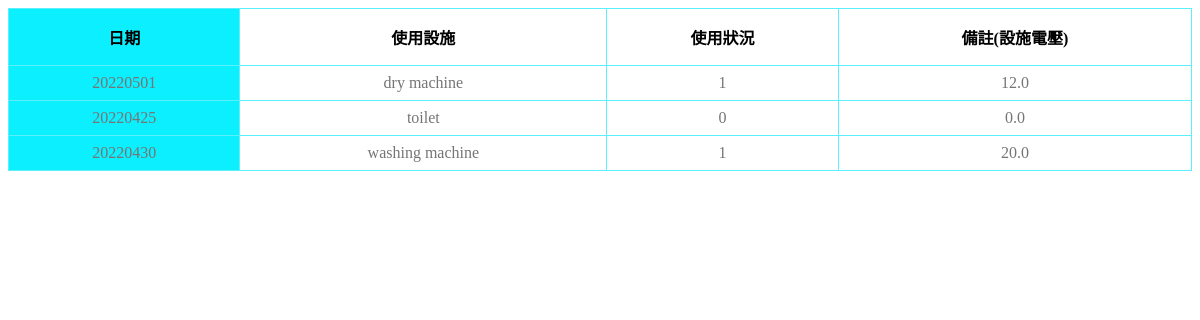
The app's page /dorm/info/, older data.
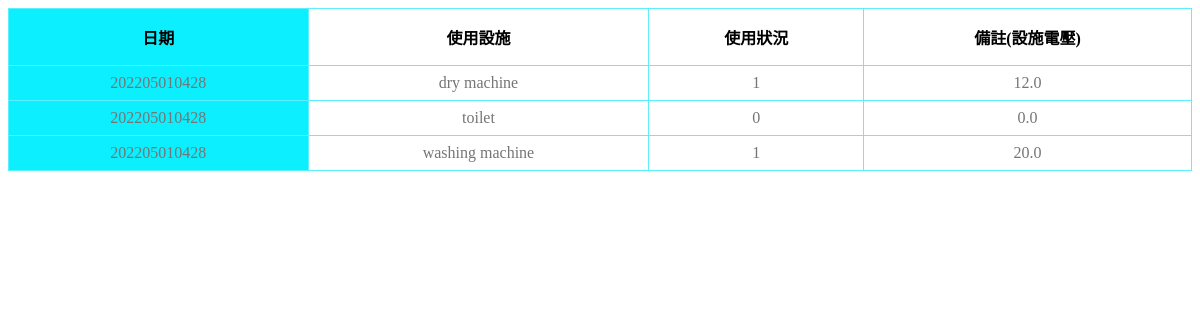
The same page, newer data.
### dorm/models.py (models this page shows, shortened)
class facilities(models.Model):
	Date = models.IntegerField()
	facilities_name = models.CharField(max_length = 20)
	facilities_info = models.CharField(max_length = 10)
	facilities_voltage = models.FloatField()

### dorm/views.py (the view)
# urls.py: path('info/', views.get, name='dorm'),
def get(request):
    context = facilities.objects.all()
    return render(request,"dorm.html",{"context":context})

### dorm/templates/dorm.html (shortened to what this page needs)
<!DOCTYPE html>
<html lang="en">
<head>
    {% load static %}
    <link rel="stylesheet" href="{% static 'css/dorm.css' %}">
</head>
<body>
    {% load static %}
    <table>
        <thead>
            <tr>
                <th class="date">日期</th>
                <th class="facilities name">使用設施</th>
                <th class="facilities info">使用狀況</th>
                <th class="facilities voltage">備註(設施電壓)</th>
            </tr>
        </thead>
        <tbody>
            {% for data in context%}
                <tr>
                    <td class='date'>{{ data.Date }}</td>
                    <td class='facilities name'>{{ data.facilities_name }}</td>
                    <td class='facilities info'>{{ data.facilities_info }}</td>
                    <td class='facilities voltage'>{{ data.facilities_voltage }}</td>
                </tr>
            {% endfor%}
        </tbody>
    </table>
</body>
</html>

### dorm/static/css/dorm.css (style rules this page uses)
table { border: 0; border-collapse: collapse; border-radius: 8px; width: 100%; }
th { border: solid 1px #5ceffe; padding: 16px 8px; }
td { border: solid 1px #5ceffe; text-align: center; padding: 8px; color: #757575; }
.date { background-color: #0ceffe; }

Row changes from the older to the newer data that the page shows:
changed facilities "dry machine": Date "20220501" → "202205010428"
changed facilities "toilet": Date "20220425" → "202205010428"
changed facilities "washing machine": Date "20220430" → "202205010428"
